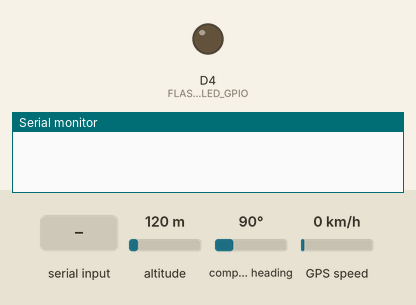
The sketch below on a simulated ESP8266 (NodeMCU). On the bench: output pins drawn as LEDs (lit = HIGH), the last lines printed to the serial monitor. The inputs (shaded band) are chosen by the test bench; at power-on: compass heading 90°, GPS speed 0 km/h, altitude 120 m. WiFi joins after 1.5 s; servers stay silent unless stated; the GPS gets a fix after 3 s at 37.7749, -122.4194 with 8 satellites.

Above: at 0.1 s.
At 2.8 s:
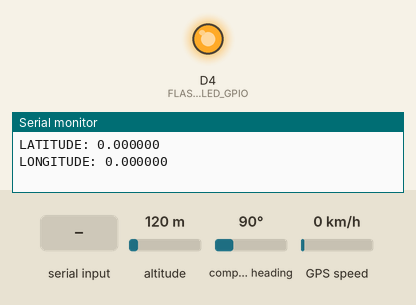
2.9 s: compass heading set to 7°
5.5 s: "1" received over the second serial link
10.0 s: GPS speed set to 2 km/h
Timing chart, 0 to 13.0 s (numbered marks = the images above; inputs shaded):
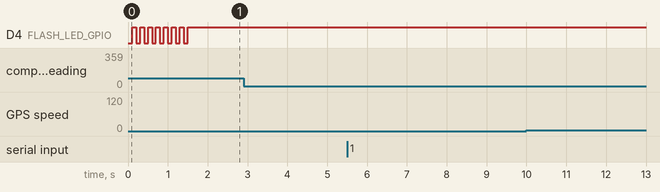

The sketch:

GPSTrackerProject.ino
```cpp
#include "const.h"
#include "wifi.h"
#include "gps.h"
#include "client.h"

#define TRACKER_ID "AET9659"
char bufferData[30];

void setup(){
  startWiFi(NET_SSID, NET_PASS);
  initGPS(DEFAULT_BITRATE);
  Serial.begin(9600);
}

void loop(){
  getLocationData();
  Serial.printf("\n\nLATITUDE: %f\nLONGITUDE: %f\n\n", GLOBAL_GPS_LAT, GLOBAL_GPS_LON);

  GLOBAL_DATA = "/api";
  GLOBAL_DATA += "?longitude="+String(GLOBAL_GPS_LON);
  GLOBAL_DATA += "&latitude="+String(GLOBAL_GPS_LAT);
  GLOBAL_DATA += "&speed="+String(GLOBAL_GPS_SPEED);
  GLOBAL_DATA += "&id="+String(TRACKER_ID);

  httpGet(HOST);
  delay(10);

}
```

client.h
```cpp
#define HTTPS_PORT 443

WiFiClientSecure client;
String GLOBAL_DATA;

void httpGet(char * host){
  client.setInsecure();

    if(client.connect(host, HTTPS_PORT)){
      client.print(
        String("GET ") + GLOBAL_DATA + " HTTP/1.1\r\n" +
        "Host: " + host + "\r\n" +
        "Connection: close\r\n\r\n"
      );
  }
}
```

const.h
```cpp
#define TRACKER_NODE_ID "GPS-ID:ADX3540"
#define HOST "tracking-monitoring-system.herokuapp.com"
#define NET_SSID "iPhone"
#define NET_PASS "12345678"

#define DEFAULT_BITRATE 9600
```

gps.h
```cpp
#include <SoftwareSerial.h>
#include <TinyGPSPlus.h>
TinyGPSPlus gps;

#define TX D3
#define RX D2

SoftwareSerial gpsDeviceSerial(TX, RX);

double GLOBAL_GPS_LAT, GLOBAL_GPS_LON, GLOBAL_GPS_SPEED;
char c;

void initGPS(int bitrate)
{
  gpsDeviceSerial.begin(bitrate);
}

void getLocationData()
{
  bool newData = false;

  for (unsigned long start = millis(); millis() - start < 1000;){
    while (gpsDeviceSerial.available())
    {
      c = gpsDeviceSerial.read();
      Serial.print(c);
      if (gps.encode(c)){
        newData = true;
    }
  }

    if (newData){
      GLOBAL_GPS_LAT = gps.location.lat();
      GLOBAL_GPS_LON = gps.location.lng();
      GLOBAL_GPS_SPEED = gps.speed.kmph();
    }
  }
}
```

wifi.h
```cpp
#include <ESP8266WiFi.h>
#define FLASH_LED_GPIO D4

void startWiFi(char * ssid, char * password){
  WiFi.hostname(TRACKER_NODE_ID);
  WiFi.mode(WIFI_STA);
  pinMode(FLASH_LED_GPIO, OUTPUT);

  WiFi.begin(ssid, password);
  while (WiFi.status() != WL_CONNECTED){
    digitalWrite(FLASH_LED_GPIO, LOW);
    delay(100);
    digitalWrite(FLASH_LED_GPIO, HIGH);
    delay(100);
  }

  digitalWrite(FLASH_LED_GPIO, HIGH);
}
```
